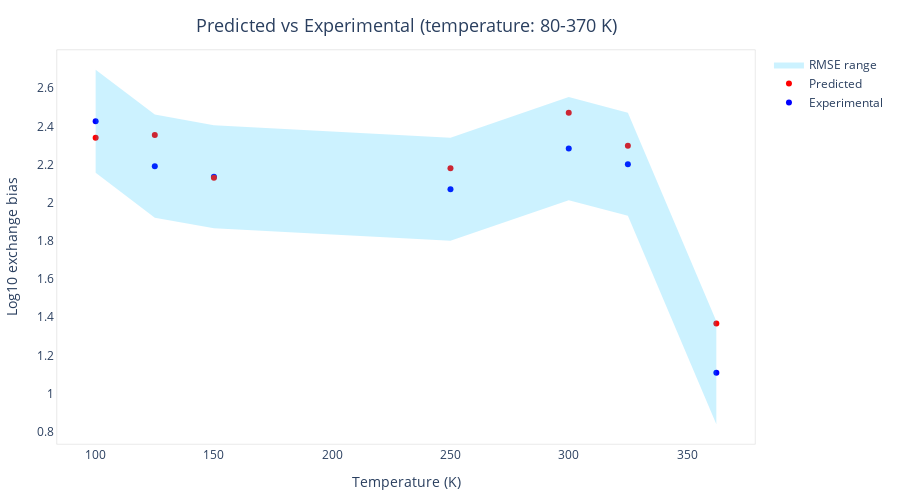

Source (notebook cell):
### Code cell
# Create an interactive plot using Plotly
fig = go.Figure()

# Plot actual values (scatter points only)
fig.add_trace(go.Scatter(
    x=temp_final,
    y=y_test_final,
    mode='markers',
    name='Experimental',
    marker=dict(color='blue'),
    hovertemplate='Temperature: %{x}<br>Actual value: %{y}<extra></extra>'
))

# Plot predicted values (scatter points only)
fig.add_trace(go.Scatter(
    x=temp_final,
    y=y_test_pred_final,
    mode='markers',
    name='Predicted',
    marker=dict(color='red'),
    hovertemplate='Temperature: %{x}<br>Predicted: %{y}<extra></extra>'
))

# Plot the upper RMSE bound
fig.add_trace(go.Scatter(
    x=temp_final,
    y=y_upper_bound,
    mode='lines',
    line=dict(width=0),
    showlegend=False
))

# Plot the lower RMSE bound with a fill between the lines
fig.add_trace(go.Scatter(
    x=temp_final,
    y=y_lower_bound,
    mode='lines',
    line=dict(width=0),
    fill='tonexty',
    fillcolor='rgba(0, 191, 255, 0.2)',  # Blue fill
    showlegend=True,
    name='RMSE range'
))

# Plot settings
fig.update_layout(
    xaxis_title='Temperature (K)',
    yaxis_title='Log10 exchange bias',
    showlegend=True,
    xaxis=dict(
        showgrid=False,
        gridcolor='lightgray',
        linecolor='lightgray',
        linewidth=0.5,
        mirror=True
    ),
    yaxis=dict(
        showgrid=False,
        gridcolor='lightgray',
        linecolor='lightgray',
        linewidth=0.5,
        mirror=True,
        dtick=0.2
    ),
    plot_bgcolor='white',
    paper_bgcolor='white',
    width=900,
    height=500,
    margin=dict(
        l=50,
        r=50,
        t=50,
        b=50
    ),
    annotations=[
        dict(
            x=0.5,
            y=1.1,
            xref='paper',
            yref='paper',
            text='Predicted vs Experimental (temperature: 80-370 K)',
            showarrow=False,
            font=dict(
                size=18
            )
        )
    ]
)

fig.show()

### Figure 1 — Plotly figure (JSON) as saved in the notebook; plotly's stock layout.template omitted (floating-point values rounded to 4 significant figures)
{"data": [{"hovertemplate": "Temperature: %{x}<br>Actual value: %{y}<extra></extra>", "marker": {"color": "blue"}, "mode": "markers", "name": "Experimental", "type": "scatter", "x": [100, 125, 150, 250, 300, 325, 362.4], "y": [2.427, 2.191, 2.135, 2.07, 2.283, 2.201, 1.109]}, {"hovertemplate": "Temperature: %{x}<br>Predicted: %{y}<extra></extra>", "marker": {"color": "red"}, "mode": "markers", "name": "Predicted", "type": "scatter", "x": [100, 125, 150, 250, 300, 325, 362.4], "y": [2.34, 2.355, 2.13, 2.18, 2.471, 2.298, 1.367]}, {"line": {"width": 0}, "mode": "lines", "showlegend": false, "type": "scatter", "x": [100, 125, 150, 250, 300, 325, 362.4], "y": [2.697, 2.461, 2.405, 2.34, 2.553, 2.471, 1.379]}, {"fill": "tonexty", "fillcolor": "rgba(0, 191, 255, 0.2)", "line": {"width": 0}, "mode": "lines", "name": "RMSE range", "showlegend": true, "type": "scatter", "x": [100, 125, 150, 250, 300, 325, 362.4], "y": [2.157, 1.921, 1.865, 1.8, 2.013, 1.931, 0.8387]}], "layout": {"annotations": [{"font": {"size": 18}, "showarrow": false, "text": "Predicted vs Experimental (temperature: 80-370 K)", "x": 0.5, "xref": "paper", "y": 1.1, "yref": "paper"}], "height": 500, "margin": {"b": 50, "l": 50, "r": 50, "t": 50}, "paper_bgcolor": "white", "plot_bgcolor": "white", "showlegend": true, "width": 900, "xaxis": {"gridcolor": "lightgray", "linecolor": "lightgray", "linewidth": 0.5, "mirror": true, "showgrid": false, "title": {"text": "Temperature (K)"}}, "yaxis": {"dtick": 0.2, "gridcolor": "lightgray", "linecolor": "lightgray", "linewidth": 0.5, "mirror": true, "showgrid": false, "title": {"text": "Log10 exchange bias"}}}}
